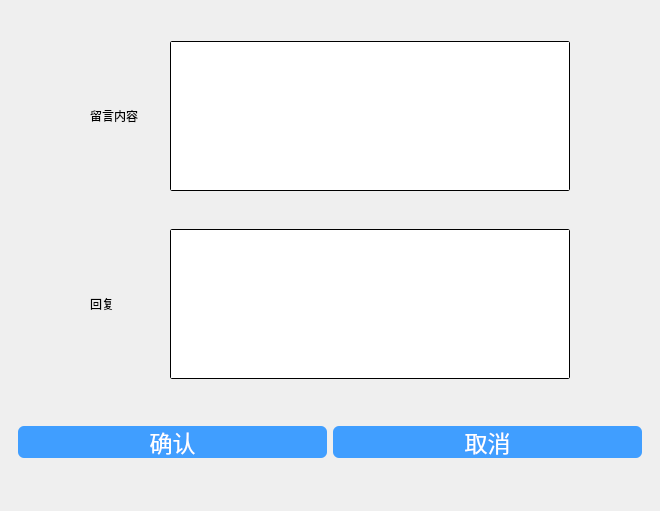
<?xml version="1.0" encoding="UTF-8"?>
<ui version="4.0">
 <class>win_reply</class>
 <widget class="QWidget" name="win_reply">
  <property name="geometry">
   <rect>
    <x>0</x>
    <y>0</y>
    <width>660</width>
    <height>511</height>
   </rect>
  </property>
  <property name="windowTitle">
   <string>Form</string>
  </property>
  <property name="styleSheet">
   <string notr="true">QLabel#label, QLabel#label_3{font:25px'黑体';}
QTextEdit{border-radius:2px;min-height:48px; border:1px solid black; font:20px}
QPushButton{border-radius:6px;background:#409eff;color:white;font-size:23px}
QWidget#bg{background:white;}</string>
  </property>
  <layout class="QGridLayout" name="gridLayout">
   <property name="leftMargin">
    <number>0</number>
   </property>
   <property name="topMargin">
    <number>0</number>
   </property>
   <property name="rightMargin">
    <number>0</number>
   </property>
   <property name="bottomMargin">
    <number>0</number>
   </property>
   <item row="0" column="0">
    <widget class="QWidget" name="widget" native="true">
     <layout class="QGridLayout" name="gridLayout_2">
      <item row="3" column="0" colspan="4">
       <widget class="QWidget" name="widget_2" native="true">
        <property name="minimumSize">
         <size>
          <width>100</width>
          <height>0</height>
         </size>
        </property>
        <property name="maximumSize">
         <size>
          <width>16777215</width>
          <height>50</height>
         </size>
        </property>
        <layout class="QGridLayout" name="gridLayout_3">
         <item row="1" column="1">
          <widget class="QPushButton" name="pushButton_2">
           <property name="minimumSize">
            <size>
             <width>100</width>
             <height>25</height>
            </size>
           </property>
           <property name="text">
            <string>取消</string>
           </property>
          </widget>
         </item>
         <item row="1" column="0">
          <widget class="QPushButton" name="pushButton">
           <property name="minimumSize">
            <size>
             <width>100</width>
             <height>25</height>
            </size>
           </property>
           <property name="text">
            <string>确认</string>
           </property>
          </widget>
         </item>
        </layout>
       </widget>
      </item>
      <item row="1" column="1">
       <widget class="QLabel" name="label">
        <property name="text">
         <string>留言内容</string>
        </property>
       </widget>
      </item>
      <item row="1" column="2">
       <widget class="QTextEdit" name="textEdit_2">
        <property name="maximumSize">
         <size>
          <width>400</width>
          <height>150</height>
         </size>
        </property>
       </widget>
      </item>
      <item row="2" column="2">
       <widget class="QTextEdit" name="textEdit">
        <property name="maximumSize">
         <size>
          <width>400</width>
          <height>150</height>
         </size>
        </property>
       </widget>
      </item>
      <item row="2" column="1">
       <widget class="QLabel" name="label_3">
        <property name="text">
         <string>回复</string>
        </property>
       </widget>
      </item>
     </layout>
    </widget>
   </item>
  </layout>
 </widget>
 <resources/>
 <connections/>
</ui>
